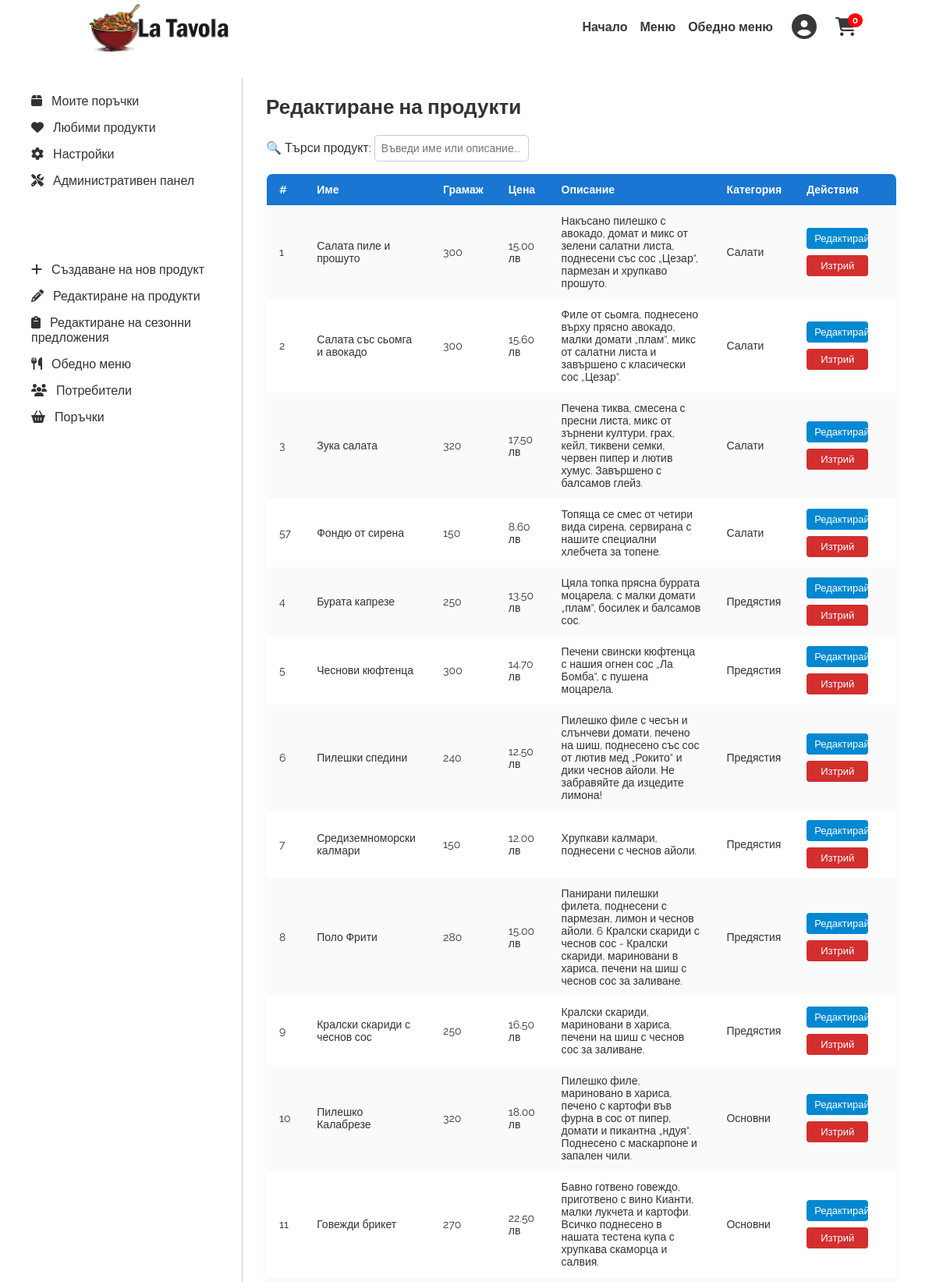
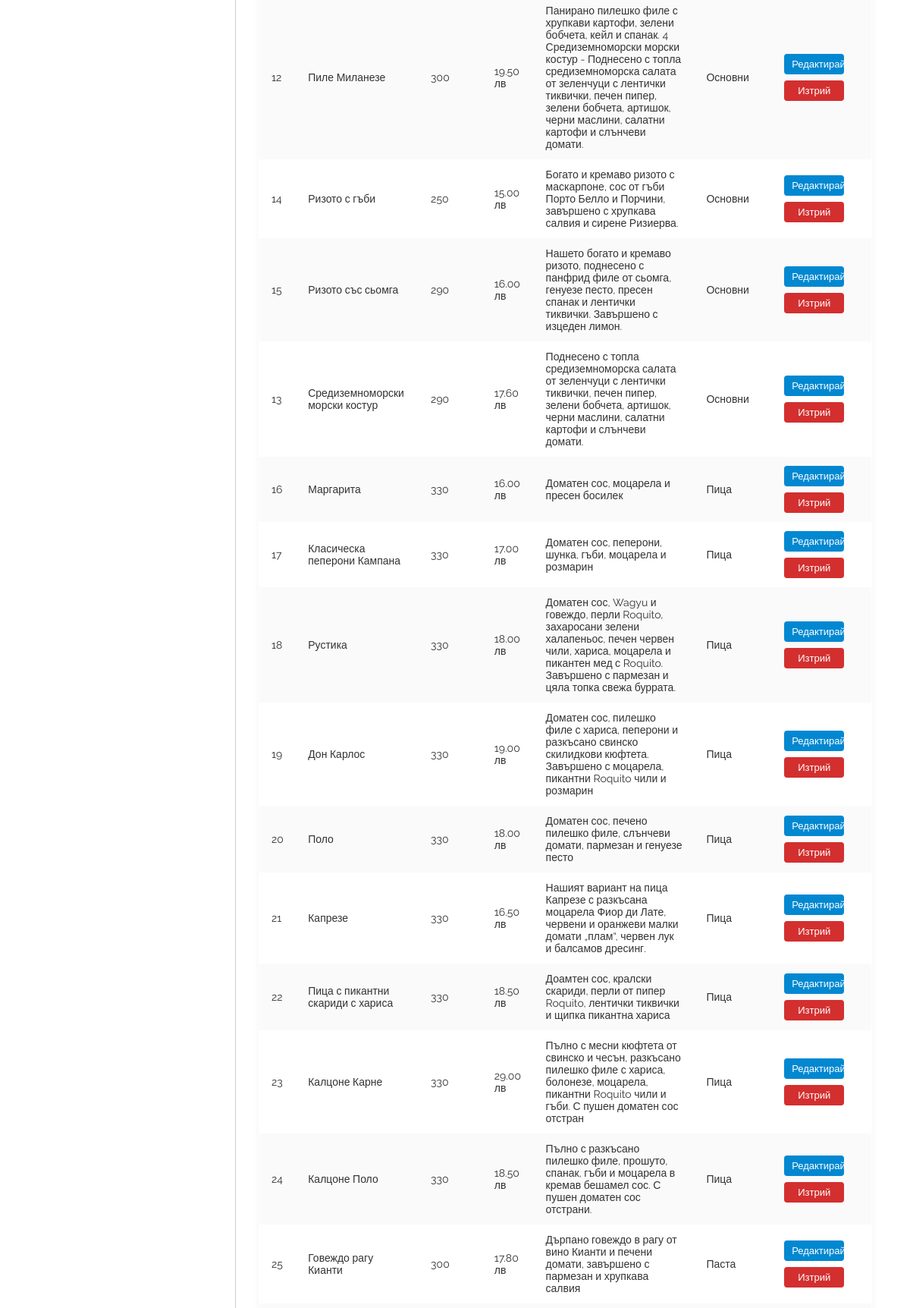
The app's page /update_products.php (signed in, upper part) with its own data (2 pictures, top to bottom).
### tables this page shows
CREATE TABLE IF NOT EXISTS `products` (
  `ProductID` int NOT NULL AUTO_INCREMENT,
  `ProductName` varchar(100) NOT NULL,
  `Weight` int DEFAULT NULL,
  `Price` decimal(10,2) DEFAULT NULL,
  `Description` text,
  `CategoryID` int DEFAULT NULL,
  `PhotoSource` text NOT NULL,
  PRIMARY KEY (`ProductID`),
  KEY `CategoryID` (`CategoryID`)
);

CREATE TABLE IF NOT EXISTS `categories` (
  `CategoryID` int NOT NULL AUTO_INCREMENT,
  `CategoryName` varchar(100) NOT NULL,
  PRIMARY KEY (`CategoryID`)
);

### update_products.php (the view, shortened to what this page needs)
<?php
require 'database.php';
$products = $conn->query("SELECT p.*, c.CategoryName FROM products p JOIN categories c ON p.CategoryID = c.CategoryID")->fetch_all(MYSQLI_ASSOC);
include("header.php");
if (isset($_SESSION['email']) && $_SESSION['usertype'] == '2') {
    ?>
    <div class="update-product-container">
        <?php include("admin_menu.php") ?>
        <main class="update-products">
            <h2>Редактиране на продукти</h2>
            <div class="search-bar">
                <label for="orderSearch">🔍 Търси продукт:</label>
                <input type="text" id="orderSearch" class="search-input" placeholder="Въведи име или описание...">
            </div>
            <table border="1" cellpadding="8" cellspacing="0">
                <thead>
                    <tr>
                        <th>#</th>
                        <th>Име</th>
                        <th>Грамаж</th>
                        <th>Цена</th>
                        <th>Описание</th>
                        <th>Категория</th>
                        <th>Действия</th>
                    </tr>
                </thead>
                <tbody>
                    <?php foreach ($products as $product): ?>
                        <tr data-id="<?= $product['ProductID'] ?>" data-category-id="<?= $product['CategoryID'] ?>">
                            <td><?= $product['ProductID'] ?></td>
                            <td class="col-name"><?= htmlspecialchars($product['ProductName']) ?></td>
                            <td class="col-weight"><?= $product['Weight'] ?></td>
                            <td class="col-price"><?= $product['Price'] ?> лв</td>
                            <td class="col-description"><?= htmlspecialchars($product['Description']) ?></td>
                            <td><?= htmlspecialchars($product['CategoryName']) ?></td>
                            <td class="p-3">
                                <button onclick="editProduct(<?= $product['ProductID'] ?>)">Редактирай</button>
                                <button onclick="confirmDelete(<?= $product['ProductID'] ?>)">Изтрий</button>
                            </td>
                        </tr>
                    <?php endforeach; ?>
                </tbody>
            </table>
            <?php
} else {
    echo "<p class='no-permission-text'>Нямате права за тази страница!</p";
}
?>
    </main>
</div>
<?php
include("footer.php");
?>

### style.css (style rules this page uses)
html, body { height: 100%; }
body { background-size: cover; background-repeat: repeat; font-family: "Roboto"; margin: 0; }
body:not(.page-index) { margin-top: 10vh; }
* { font-family: "Raleway", sans-serif; }
.search-bar { margin-bottom: 15px; }
.update-products { flex: 1; padding: 0 30px; }
.update-product-container { display: flex; padding: 20px; }
.update-products { max-width: 1000px; font-family: 'Segoe UI', sans-serif; color: #333; }
.update-products h2 { margin-bottom: 20px; font-size: 26px; }
.update-products table { width: 100%; border-collapse: collapse; background: white; box-shadow: 0 2px 8px rgba(0, 0, 0, 0.05); border-radius: 8px; overflow: hidden; }
.update-products th, .update-products td { border: none; padding: 12px 16px; text-align: left; font-size: 14px; }
td.p-3>button:first-child { margin-bottom: 1vh; }
.update-products thead { background-color: #1976d2; }
.update-products thead th { color: #fff; font-weight: 600; }
.update-products tbody tr:nth-child(odd) { background-color: #fafafa; }
.update-products tbody tr:nth-child(even) { background-color: #fff; }
.update-products td button { padding: 6px 10px; margin-right: 6px; border: none; border-radius: 4px; font-size: 13px; cursor: pointer; }
.update-products td button:first-child { background-color: #0288d1; color: white; width: 80%; }
.update-products td button:last-child { background-color: #d32f2f; color: white; width: 80%; }
button.edit-save, input, select, textarea { pointer-events: auto; }
.search-input { padding: 8px; font-size: 14px; border: 1px solid #ccc; border-radius: 5px; width: 15vw; }

### records on screen
products: ProductID "1", ProductName "Салата пиле и прошуто", Weight "300", Price "15.00", Description "Накъсано пилешко с авокадо, домат и микс от зелени салатни листа, поднесени със сос „Цезар“, пармезан и хрупкаво прошуто.", CategoryID.CategoryName "Салати"
products: ProductID "2", ProductName "Салата със сьомга и авокадо", Weight "300", Price "15.60", Description "Филе от сьомга, поднесено върху прясно авокадо, малки домати „плам“, микс от салатни листа и завършено с класически сос „Цезар“.", CategoryID.CategoryName "Салати"
products: ProductID "3", ProductName "Зука салата", Weight "320", Price "17.50", Description "Печена тиква, смесена с пресни листа, микс от зърнени култури, грах, кейл, тиквени семки, червен пипер и лютив хумус. Завършено с балсамов глейз.", CategoryID.CategoryName "Салати"
products: ProductID "57", ProductName "Фондю от сирена", Weight "150", Price "8.60", Description "Топяща се смес от четири вида сирена, сервирана с нашите специални хлебчета за топене.", CategoryID.CategoryName "Салати"
products: ProductID "4", ProductName "Бурата капрезе", Weight "250", Price "13.50", Description "Цяла топка прясна буррата моцарела, с малки домати „плам“, босилек и балсамов сос.", CategoryID.CategoryName "Предястия"
products: ProductID "5", ProductName "Чеснови кюфтенца", Weight "300", Price "14.70", Description "Печени свински кюфтенца с нашия огнен сос „Ла Бомба“, с пушена моцарела.", CategoryID.CategoryName "Предястия"
products: ProductID "6", ProductName "Пилешки спедини", Weight "240", Price "12.50", Description "Пилешко филе с чесън и слънчеви домати, печено на шиш, поднесено със сос от лютив мед „Рокито“ и дики чеснов айоли. Не забравяйте да изцедите лимона!", CategoryID.CategoryName "Предястия"
products: ProductID "7", ProductName "Средиземноморски калмари", Weight "150", Price "12.00", Description "Хрупкави калмари, поднесени с чеснов айоли.", CategoryID.CategoryName "Предястия"
products: ProductID "8", ProductName "Поло Фрити", Weight "280", Price "15.00", Description "Панирани пилешки филета, поднесени с пармезан, лимон и чеснов айоли. 6 Кралски скариди с чеснов сос - Кралски скариди, мариновани в хариса, печени на шиш с чеснов сос за заливане.", CategoryID.CategoryName "Предястия"
products: ProductID "9", ProductName "Кралски скариди с чеснов сос", Weight "250", Price "16.50", Description "Кралски скариди, мариновани в хариса, печени на шиш с чеснов сос за заливане.", CategoryID.CategoryName "Предястия"
products: ProductID "10", ProductName "Пилешко Калабрезе", Weight "320", Price "18.00", Description "Пилешко филе, мариновано в хариса, печено с картофи във фурна в сос от пипер, домати и пикантна „ндуя“. Поднесено с маскарпоне и запален чили.", CategoryID.CategoryName "Основни"
products: ProductID "11", ProductName "Говежди брикет", Weight "270", Price "22.50", Description "Бавно готвено говеждо, приготвено с вино Кианти, малки лукчета и картофи. Всичко поднесено в нашата тестена купа с хрупкава скаморца и салвия.", CategoryID.CategoryName "Основни"
products: ProductID "12", ProductName "Пиле Миланезе", Weight "300", Price "19.50", Description "Панирано пилешко филе с хрупкави картофи, зелени бобчета, кейл и спанак. 4 Средиземноморски морски костур - Поднесено с топла средиземноморска салата от зеленчуци с лентички тиквички, печен пипер, зелени бобчета, артишок, черни маслини, салатни картофи и слънчеви домати.", CategoryID.CategoryName "Основни"
products: ProductID "14", ProductName "Ризото с гъби", Weight "250", Price "15.00", Description "Богато и кремаво ризото с маскарпоне, сос от гъби Порто Белло и Порчини, завършено с хрупкава салвия и сирене Ризиерва.", CategoryID.CategoryName "Основни"
products: ProductID "15", ProductName "Ризото със сьомга", Weight "290", Price "16.00", Description "Нашето богато и кремаво ризото, поднесено с панфрид филе от сьомга, генуезе песто, пресен спанак и лентички тиквички. Завършено с изцеден лимон.", CategoryID.CategoryName "Основни"
products: ProductID "13", ProductName "Средиземноморски морски костур", Weight "290", Price "17.60", Description "Поднесено с топла средиземноморска салата от зеленчуци с лентички тиквички, печен пипер, зелени бобчета, артишок, черни маслини, салатни картофи и слънчеви домати.", CategoryID.CategoryName "Основни"
products: ProductID "16", ProductName "Маргарита", Weight "330", Price "16.00", Description "Доматен сос, моцарела и пресен босилек", CategoryID.CategoryName "Пица"
products: ProductID "17", ProductName "Класическа пеперони Кампана", Weight "330", Price "17.00", Description "Доматен сос, пеперони, шунка, гъби, моцарела и розмарин", CategoryID.CategoryName "Пица"
products: ProductID "18", ProductName "Рустика", Weight "330", Price "18.00", Description "Доматен сос, Wagyu и говеждо, перли Roquito, захаросани зелени халапеньос, печен червен чили, хариса, моцарела и пикантен мед с Roquito. Завършено с пармезан и цяла топка свежа буррата.", CategoryID.CategoryName "Пица"
products: ProductID "19", ProductName "Дон Карлос", Weight "330", Price "19.00", Description "Доматен сос, пилешко филе с хариса, пеперони и разкъсано свинско скилидкови кюфтета. Завършено с моцарела, пикантни Roquito чили и розмарин", CategoryID.CategoryName "Пица"
products: ProductID "20", ProductName "Поло", Weight "330", Price "18.00", Description "Доматен сос, печено пилешко филе, слънчеви домати, пармезан и генуезе песто", CategoryID.CategoryName "Пица"
products: ProductID "21", ProductName "Капрезе", Weight "330", Price "16.50", Description "Нашият вариант на пица Капрезе с разкъсана моцарела Фиор ди Лате, червени и оранжеви малки домати „плам“, червен лук и балсамов дресинг.", CategoryID.CategoryName "Пица"
products: ProductID "22", ProductName "Пица с пикантни скариди с хариса", Weight "330", Price "18.50", Description "Доамтен сос, кралски скариди, перли от пипер Roquito, лентички тиквички и щипка пикантна хариса", CategoryID.CategoryName "Пица"
products: ProductID "23", ProductName "Калцоне Карне", Weight "330", Price "29.00", Description "Пълно с месни кюфтета от свинско и чесън, разкъсано пилешко филе с хариса, болонезе, моцарела, пикантни Roquito чили и гъби. С пушен доматен сос отстран", CategoryID.CategoryName "Пица"
products: ProductID "24", ProductName "Калцоне Поло", Weight "330", Price "18.50", Description "Пълно с разкъсано пилешко филе, прошуто, спанак, гъби и моцарела в кремав бешамел сос. С пушен доматен сос отстрани.", CategoryID.CategoryName "Пица"
products: ProductID "25", ProductName "Говеждо рагу Кианти", Weight "300", Price "17.80", Description "Дърпано говеждо в рагу от вино Кианти и печени домати, завършено с пармезан и хрупкава салвия", CategoryID.CategoryName "Паста"
